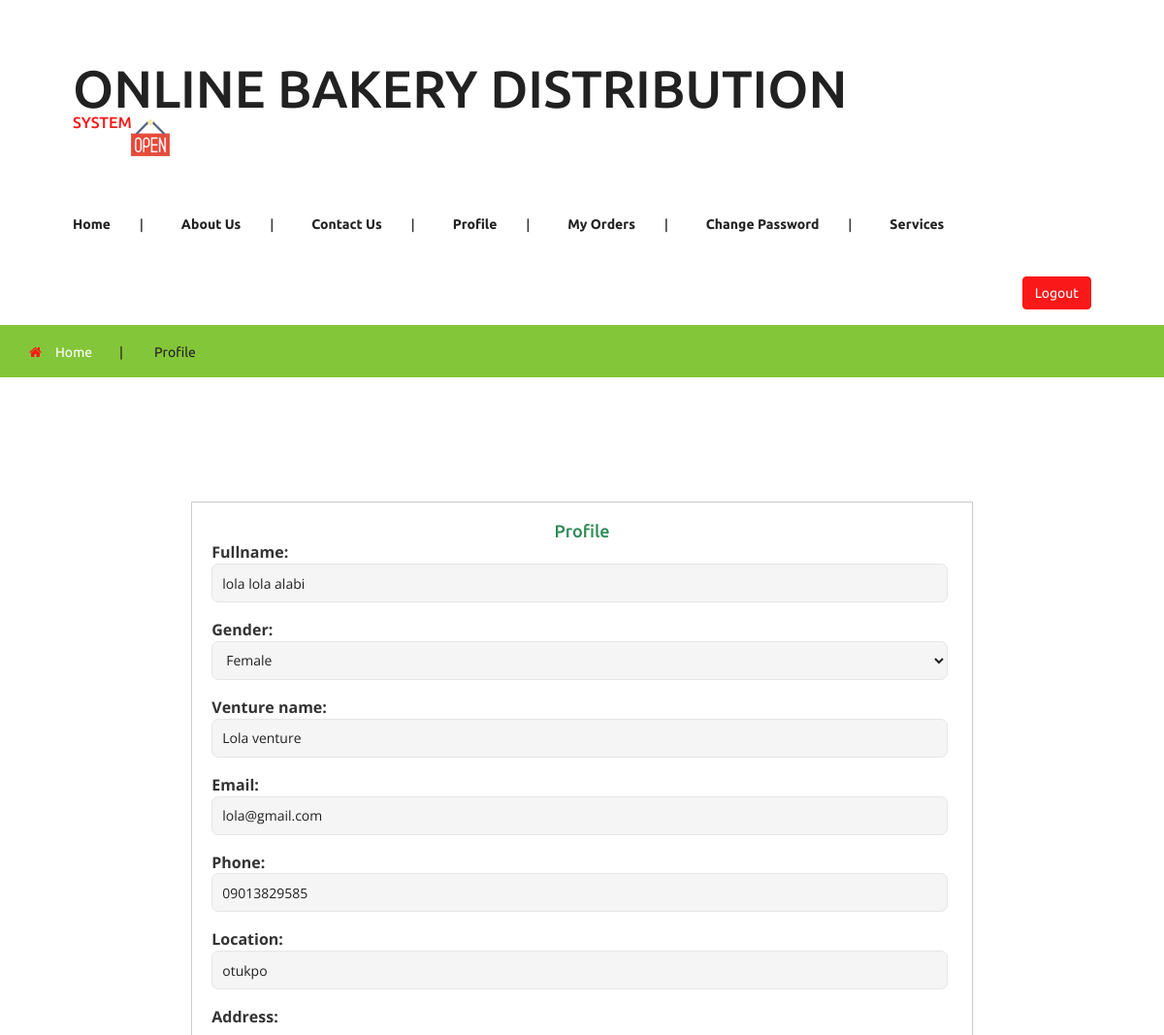
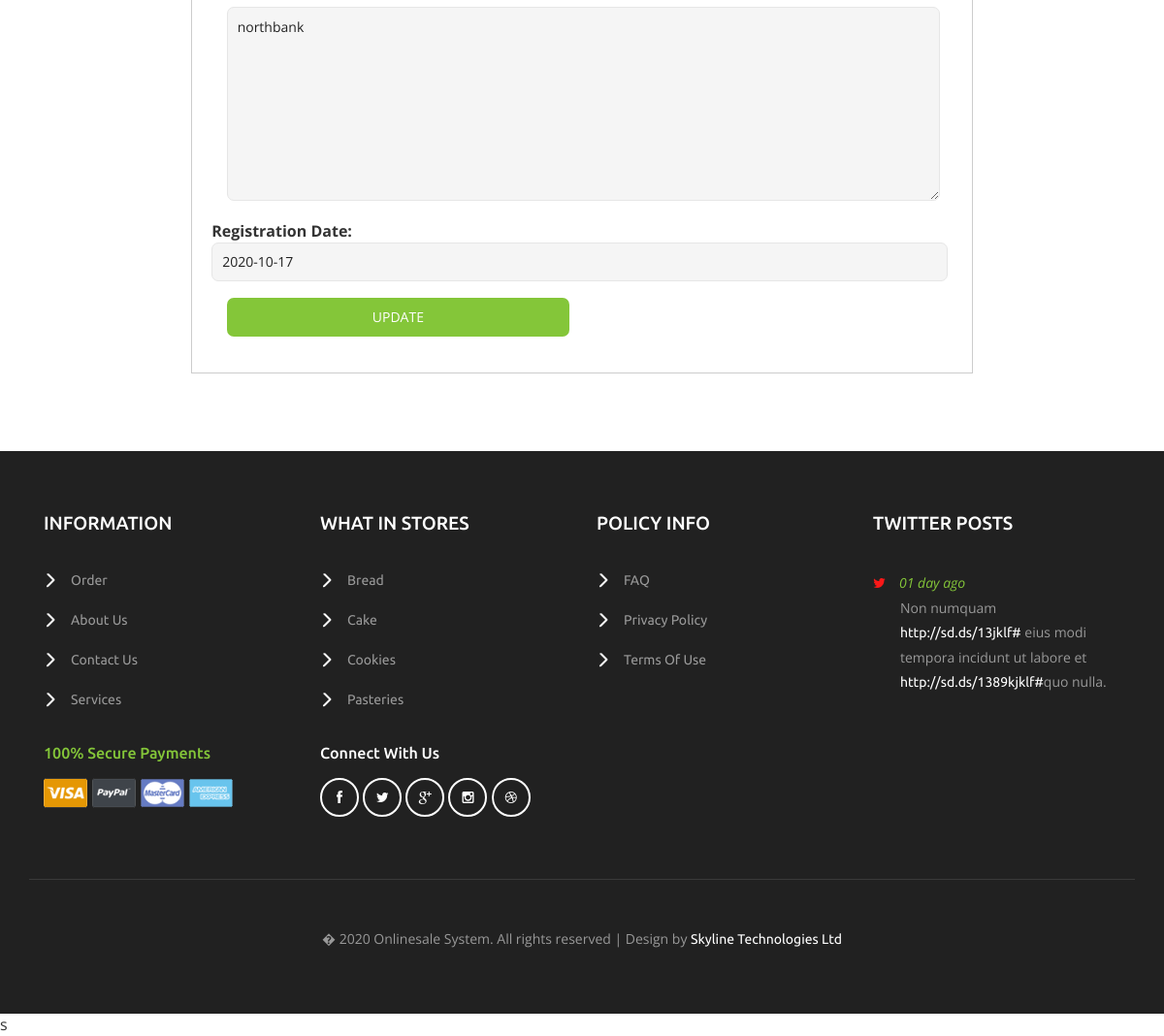
The app's page /profile.php (signed in) with its own data (2 pictures, top to bottom).
### tables this page shows
CREATE TABLE `customer` (
  `cus_id` varchar(60) NOT NULL,
  `fullname` varchar(60) NOT NULL,
  `venture` varchar(60) NOT NULL,
  `gender` varchar(8) NOT NULL,
  `phone` varchar(15) NOT NULL,
  `email` varchar(60) NOT NULL,
  `location` varchar(60) NOT NULL,
  `address` varchar(500) NOT NULL,
  `reg_date` date NOT NULL
);

### profile.php (the view, shortened to what this page needs)
<?php
include 'include/connection.php';
$username = isset($_SESSION['username']) ? $_SESSION['username'] : "";
$rw = mysqli_fetch_array(mysqli_query($conn, "select * from customer where email ='$username'"));
$db_fullname = $rw["fullname"];
$db_venture = $rw["venture"];
$db_gender = $rw["gender"];
$db_phone = $rw["phone"];
$db_email = $rw["email"];
$db_location = $rw["location"];
$db_address = $rw["address"];
$db_date = $rw["reg_date"];
?>
<!DOCTYPE html>
<html>
    <head>
        <link href="css/bootstrap.css" rel="stylesheet" type="text/css" media="all" />
        <link href="css/style.css" rel="stylesheet" type="text/css" media="all" />
        <link href="css/font-awesome.css" rel="stylesheet" type="text/css" media="all" />
    </head>
    <body>
        <?php
        include 'include/header.php';
        ?>
        <div class="products-breadcrumb">
            <div class="container">
                <ul>
                    <li><i class="fa fa-home" aria-hidden="true"></i><a href="index">Home</a><span>|</span></li>
                    <li>Profile</li>
                </ul>
            </div>
        </div>
        <div class="banner">
            <div class="w3l_banner_nav_right">
                <div class="mail">
                    <div class="agileinfo_mail_grids">
                        <div class="col-md-12 agileinfo_mail_grid_right">
                            <div class="completReg">
                                <form action="" method="post" enctype="multipart/form-data" name="myform">
                                    <h4 class="heading text-capitalize mb-lg-5 mb-4" style="text-align: center; color: #2e8b57;">Profile</h4>
                                    <div class="sec1">
                                            <div class="left-side-form">
                                                <label>Fullname:</label><br>
                                                <div class="form-left-to-w3l">
                                                    <input type="text" id="title" name="fullname" placeholder="" required="" value="<?php echo $db_fullname; ?>">
                                                </div>
                                                <label>Gender:</label><br>
                                                <div class="form-left-to-w3l">
                                                    <select name="gender" required="">
                                                        <option value="Female" <?php
                                                        if ($db_gender == "Female") {
                                                            echo "selected='selected'";
                                                        } else {
                                                        }
                                                        ?>>Female</option>
                                                    </select>
                                                </div>
                                                    <label>Venture name:</label>
                                            <div>
                                                <input type="text" readonly="" name="venture" placeholder="" required="" value="<?php echo $db_venture; ?>">
                                            </div>
                                             <label>Email:</label>
                                            <div class="form-left-to-w3l">
                                                    <input type="text" id="title" name="email" placeholder="" required="" value="<?php echo $db_email; ?>">
                                            </div>
                                            <label>Phone:</label><br>
                                            <div class="form-left-to-w3l">
                                                <input type="text" name="phone" placeholder="" required="" value="<?php echo $db_phone; ?>">
                                            </div>
                                            <label>Location:</label><br>
                                                <div class="form-left-to-w3l">
                                                    <input type="text" id="title" name="location" placeholder="" required="" value="<?php echo $db_location; ?>" readonly="">
                                                </div>
                                          <label>Address:</label><br>
                                            <div>
                                                <textarea type="text" name="address" placeholder="" required="" value=""><?php echo $db_address; ?></textarea>
                                            </div>
                                            <label>Registration Date:</label><br>
                                            <div>
                                                <input type="text" name="date" placeholder="" required="" value="<?php echo $db_date; ?>">
                                            </div>
                                             <div>
                                                <input type="submit" name="completeReg" onclick="return validateForm()" value="Update" required="">
                                            </div>
                                            </div>
                                        </div>
                                    </div>
                            </div>
                        </div>
                    </div>
                </div>
            </div>
        <?php
        include 'include/footer.php';
        ?>
        s
    </body>
</html>

### profile.php (style rules this page uses)
.completReg { width: 75%; border: 1px solid #ccc; margin: 0px auto; padding: 20px; }
.sec1 { width: 100%; display: inline-flex; justify-content: space-between; }
.left-side-form { width: 100%; float:left !important; position: relative; margin-right: 5px; }
form input,select,textarea { width: 95%; border: 1px solid #ccc; border-radius: 7px; height: 40px; margin-bottom: 17px; outline: none; padding-left: 5px; }

### records on screen
customer: fullname "lola lola alabi", gender "Female", venture "Lola venture", email "lola@gmail.com", phone "09013829585", location "otukpo", address "northbank", date "2020-10-17"
